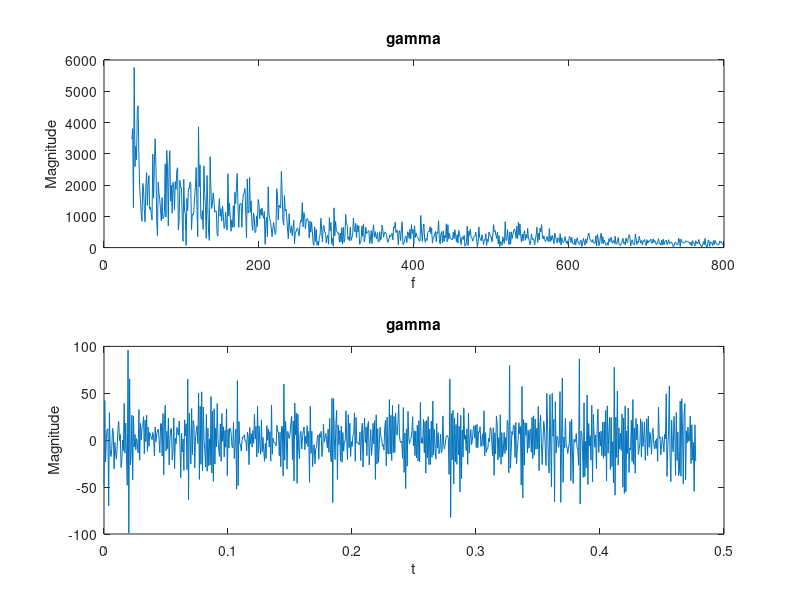
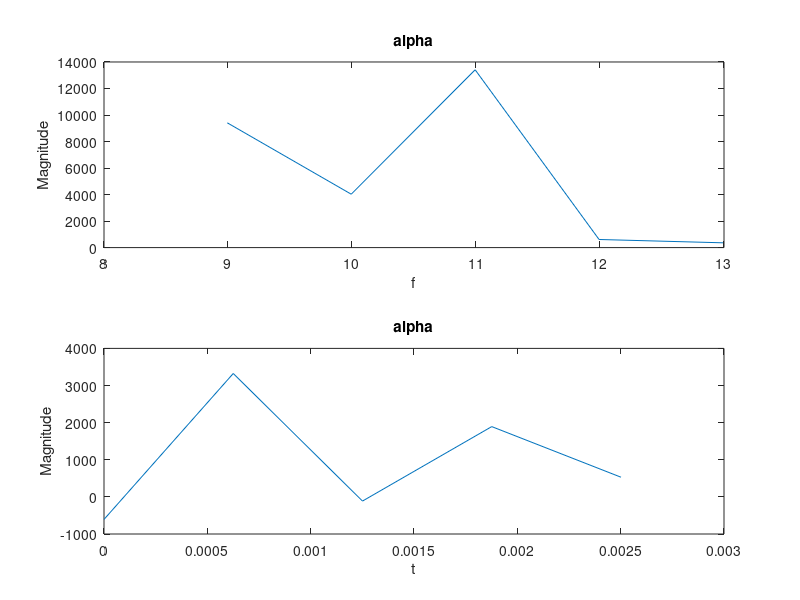
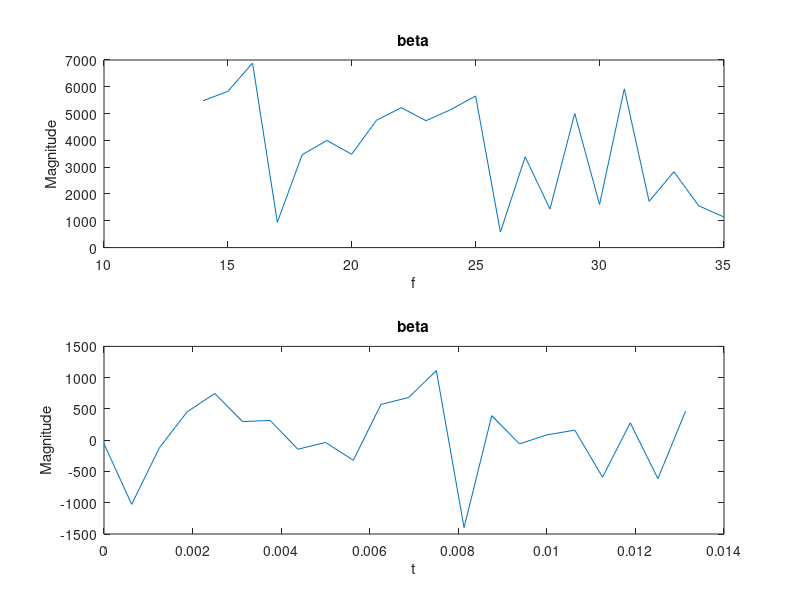
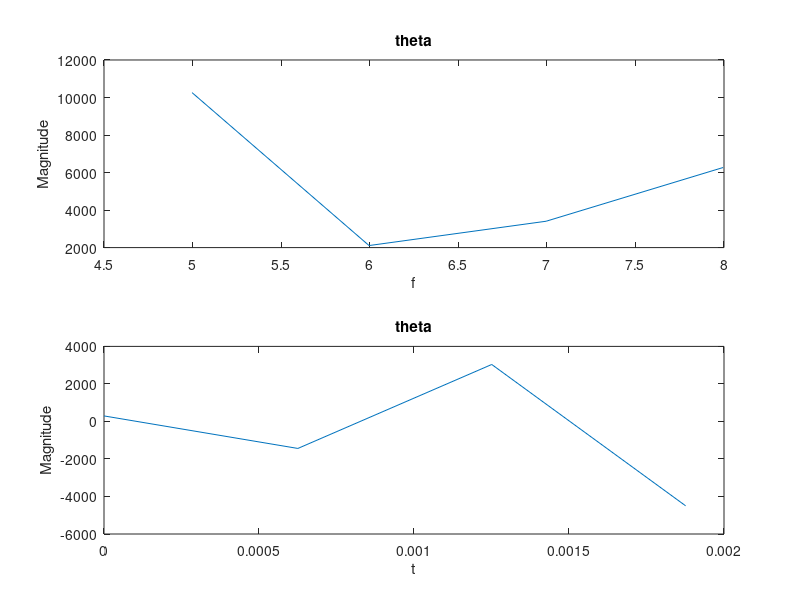

Recreate these plots in MATLAB, in order.
close all;
clear;
clc;
d1=load('v1.mat');
data1 = d1.val ;
selectedLine1 = data1(20, :);
Fs = 1599; 
N = length(selectedLine1);
frequencies = Fs*(-N/2:N/2-1)/N;
data_f=fftshift(fft(selectedLine1));
%gamma
fmin_gamma = 35;
fmax_gamma = 800;

gamma_keep = find(frequencies >= fmin_gamma & frequencies <= fmax_gamma);

Gamma=data_f(gamma_keep);
gamma=ifft(ifftshift(Gamma))
t_gamma=(0:length(Gamma)-1)/Fs;

figure;
subplot(2,1,1);
plot(frequencies(gamma_keep), abs(Gamma));
title('gamma');
xlabel('f');
ylabel('Magnitude');

subplot(2,1,2);
plot(t_gamma, real(gamma));
title('gamma');
xlabel('t');
ylabel('Magnitude');

%alpha
fmin_alpha = 8;
fmax_alpha = 13;

alpha_keep = find(frequencies >= fmin_alpha & frequencies <= fmax_alpha);

Alpha=data_f(alpha_keep);
alpha=ifft(ifftshift(Alpha))
t_alpha=(0:length(Alpha)-1)/Fs;

figure;
subplot(2,1,1);
plot(frequencies(alpha_keep), abs(Alpha));
title('alpha');
xlabel('f');
ylabel('Magnitude');

subplot(2,1,2);
plot(t_alpha, real(alpha));
title('alpha');
xlabel('t');
ylabel('Magnitude');

%beta
fmin_beta = 13;
fmax_beta = 35;

beta_keep = find(frequencies >= fmin_beta & frequencies <= fmax_beta);

Beta=data_f(beta_keep);
beta=ifft(ifftshift(Beta))
t_beta=(0:length(Beta)-1)/Fs;

figure;
subplot(2,1,1);
plot(frequencies(beta_keep), abs(Beta));
title('beta');
xlabel('f');
ylabel('Magnitude');

subplot(2,1,2);
plot(t_beta, real(beta));
title('beta');
xlabel('t');
ylabel('Magnitude');

%theta
fmin_theta = 4;
fmax_theta = 8;

theta_keep = find(frequencies >= fmin_theta & frequencies <= fmax_theta);

Theta=data_f(theta_keep);
theta=ifft(ifftshift(Theta))
t_theta=(0:length(Theta)-1)/Fs;

figure;
subplot(2,1,1);
plot(frequencies(theta_keep), abs(Theta));
title('theta');
xlabel('f');
ylabel('Magnitude');

subplot(2,1,2);
plot(t_theta, real(theta));
title('theta');
xlabel('t');
ylabel('Magnitude');

%delta
fmin_delta = 0.5;
fmax_delta = 4;

delta_keep = find(frequencies >= fmin_delta & frequencies <= fmax_delta);

Delta=data_f(delta_keep);
delta=ifft(ifftshift(Delta))
t_delta=(0:length(Delta)-1)/Fs;

figure;
subplot(2,1,1);
plot(frequencies(delta_keep), abs(Delta));
title('delta');
xlabel('f');
ylabel('Magnitude');

subplot(2,1,2);
plot(t_delta, real(delta));
title('delta');
xlabel('t');
ylabel('Magnitude');
